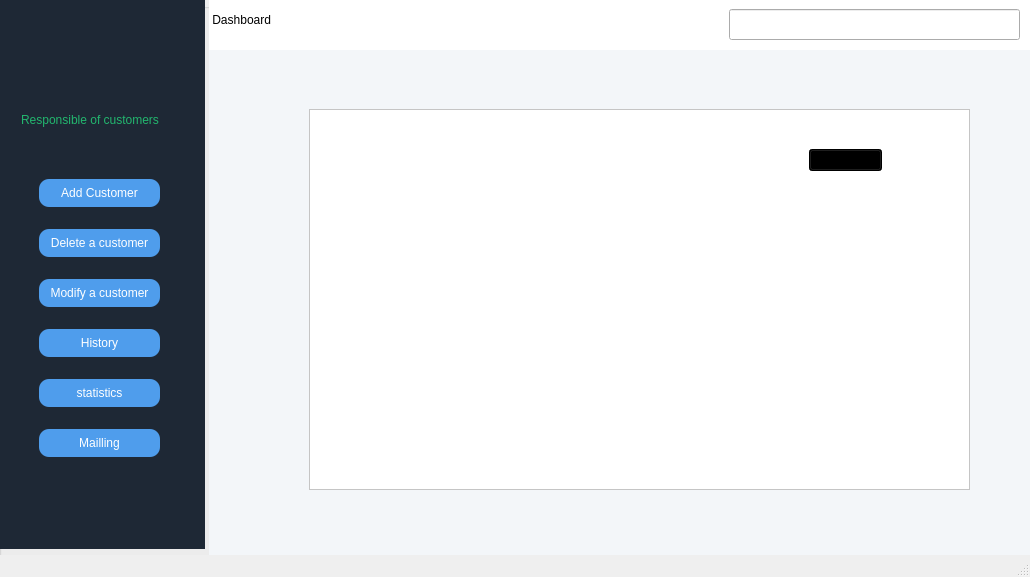
<?xml version="1.0" encoding="UTF-8"?>
<ui version="4.0">
 <class>MainWindow</class>
 <widget class="QMainWindow" name="MainWindow">
  <property name="geometry">
   <rect>
    <x>0</x>
    <y>0</y>
    <width>1030</width>
    <height>577</height>
   </rect>
  </property>
  <property name="windowTitle">
   <string>MainWindow</string>
  </property>
  <widget class="QWidget" name="centralwidget">
   <widget class="QGroupBox" name="groupBox">
    <property name="geometry">
     <rect>
      <x>-1</x>
      <y>-11</y>
      <width>1031</width>
      <height>581</height>
     </rect>
    </property>
    <property name="title">
     <string>GroupBox</string>
    </property>
    <widget class="QLabel" name="label">
     <property name="geometry">
      <rect>
       <x>-5</x>
       <y>9</y>
       <width>211</width>
       <height>551</height>
      </rect>
     </property>
     <property name="styleSheet">
      <string notr="true">background-color: rgb(30, 40, 53) ;
</string>
     </property>
     <property name="text">
      <string/>
     </property>
    </widget>
    <widget class="QLabel" name="label_2">
     <property name="geometry">
      <rect>
       <x>210</x>
       <y>-20</y>
       <width>831</width>
       <height>591</height>
      </rect>
     </property>
     <property name="styleSheet">
      <string notr="true">background-color:  rgb(243, 246, 249) ;</string>
     </property>
     <property name="text">
      <string/>
     </property>
    </widget>
    <widget class="QLabel" name="label_3">
     <property name="geometry">
      <rect>
       <x>210</x>
       <y>0</y>
       <width>831</width>
       <height>61</height>
      </rect>
     </property>
     <property name="styleSheet">
      <string notr="true">background-color: rgb(255, 255, 255) ;
font: 75 18pt &quot;MS Shell Dlg 2&quot;;</string>
     </property>
     <property name="text">
      <string> Dashboard</string>
     </property>
    </widget>
    <widget class="QLineEdit" name="lineEdit">
     <property name="geometry">
      <rect>
       <x>730</x>
       <y>20</y>
       <width>291</width>
       <height>31</height>
      </rect>
     </property>
     <property name="toolTip">
      <string/>
     </property>
     <property name="statusTip">
      <string/>
     </property>
     <property name="inputMask">
      <string/>
     </property>
     <property name="text">
      <string/>
     </property>
    </widget>
    <widget class="QPushButton" name="pushButton_2">
     <property name="geometry">
      <rect>
       <x>40</x>
       <y>190</y>
       <width>121</width>
       <height>28</height>
      </rect>
     </property>
     <property name="styleSheet">
      <string notr="true">color: rgb(255, 255, 255);
background-color:  QLinearGradient(x1: 0, y1: 0, x2: 0, y2: 1, stop: 0#4f9dec, stop: 1 #4f9dec);
 border-radius: 10;</string>
     </property>
     <property name="text">
      <string>Add Customer</string>
     </property>
    </widget>
    <widget class="QPushButton" name="pushButton_3">
     <property name="geometry">
      <rect>
       <x>40</x>
       <y>240</y>
       <width>121</width>
       <height>28</height>
      </rect>
     </property>
     <property name="styleSheet">
      <string notr="true">color: rgb(255, 255, 255);
background-color:  QLinearGradient(x1: 0, y1: 0, x2: 0, y2: 1, stop: 0#4f9dec, stop: 1 #4f9dec);
 border-radius: 10;</string>
     </property>
     <property name="text">
      <string>Delete a customer</string>
     </property>
    </widget>
    <widget class="QPushButton" name="pushButton_4">
     <property name="geometry">
      <rect>
       <x>40</x>
       <y>290</y>
       <width>121</width>
       <height>28</height>
      </rect>
     </property>
     <property name="styleSheet">
      <string notr="true">color: rgb(255, 255, 255);
background-color:  QLinearGradient(x1: 0, y1: 0, x2: 0, y2: 1, stop: 0#4f9dec, stop: 1 #4f9dec);
 border-radius: 10;</string>
     </property>
     <property name="text">
      <string>Modify a customer</string>
     </property>
    </widget>
    <widget class="QPushButton" name="pushButton_5">
     <property name="geometry">
      <rect>
       <x>40</x>
       <y>340</y>
       <width>121</width>
       <height>28</height>
      </rect>
     </property>
     <property name="styleSheet">
      <string notr="true">color: rgb(255, 255, 255);
background-color:  QLinearGradient(x1: 0, y1: 0, x2: 0, y2: 1, stop: 0#4f9dec, stop: 1 #4f9dec);
 border-radius: 10;</string>
     </property>
     <property name="text">
      <string>History</string>
     </property>
    </widget>
    <widget class="QPushButton" name="pushButton_6">
     <property name="geometry">
      <rect>
       <x>40</x>
       <y>390</y>
       <width>121</width>
       <height>28</height>
      </rect>
     </property>
     <property name="styleSheet">
      <string notr="true">color: rgb(255, 255, 255);
background-color:  QLinearGradient(x1: 0, y1: 0, x2: 0, y2: 1, stop: 0#4f9dec, stop: 1 #4f9dec);
 border-radius: 10;</string>
     </property>
     <property name="text">
      <string>statistics</string>
     </property>
    </widget>
    <widget class="QPushButton" name="pushButton_7">
     <property name="geometry">
      <rect>
       <x>40</x>
       <y>440</y>
       <width>121</width>
       <height>28</height>
      </rect>
     </property>
     <property name="styleSheet">
      <string notr="true">color: rgb(255, 255, 255);
background-color:  QLinearGradient(x1: 0, y1: 0, x2: 0, y2: 1, stop: 0#4f9dec, stop: 1 #4f9dec);
 border-radius: 10;</string>
     </property>
     <property name="text">
      <string>Mailling</string>
     </property>
    </widget>
    <widget class="QFrame" name="frame">
     <property name="geometry">
      <rect>
       <x>310</x>
       <y>120</y>
       <width>661</width>
       <height>381</height>
      </rect>
     </property>
     <property name="styleSheet">
      <string notr="true">background-color: rgb(255, 255, 255);</string>
     </property>
     <property name="frameShape">
      <enum>QFrame::StyledPanel</enum>
     </property>
     <property name="frameShadow">
      <enum>QFrame::Raised</enum>
     </property>
     <widget class="QComboBox" name="comboBox">
      <property name="geometry">
       <rect>
        <x>500</x>
        <y>40</y>
        <width>73</width>
        <height>22</height>
       </rect>
      </property>
      <property name="styleSheet">
       <string notr="true">background-color:  QLinearGradient(x1: 0, y1: 0, x2: 0, y2: 1, stop: 0#4f9dec, stop: 1 #4f9dec);
</string>
      </property>
      <item>
       <property name="text">
        <string>Date</string>
       </property>
      </item>
      <item>
       <property name="text">
        <string>Alphabet A..Z</string>
       </property>
      </item>
      <item>
       <property name="text">
        <string>Alphabet Z..A</string>
       </property>
      </item>
     </widget>
    </widget>
    <widget class="QLabel" name="label_4">
     <property name="geometry">
      <rect>
       <x>60</x>
       <y>30</y>
       <width>91</width>
       <height>101</height>
      </rect>
     </property>
     <property name="text">
      <string/>
     </property>
     <property name="textFormat">
      <enum>Qt::RichText</enum>
     </property>
     <property name="pixmap">
      <pixmap>../../Desktop/3.png</pixmap>
     </property>
    </widget>
    <widget class="QLabel" name="label_5">
     <property name="geometry">
      <rect>
       <x>690</x>
       <y>20</y>
       <width>41</width>
       <height>41</height>
      </rect>
     </property>
     <property name="text">
      <string/>
     </property>
     <property name="pixmap">
      <pixmap>../../Desktop/111.png</pixmap>
     </property>
    </widget>
    <widget class="QLineEdit" name="lineEdit_2">
     <property name="geometry">
      <rect>
       <x>20</x>
       <y>120</y>
       <width>171</width>
       <height>21</height>
      </rect>
     </property>
     <property name="styleSheet">
      <string notr="true">color: rgb(34, 182, 110);
background-color:  QLinearGradient(x1: 0, y1: 0, x2: 0, y2: 1, stop: 0#1e2835, stop: 1 #1e2835);
font: 75 8pt &quot;MS Shell Dlg 2&quot;;
 border-radius: 10;</string>
     </property>
     <property name="text">
      <string>Responsible of customers</string>
     </property>
    </widget>
   </widget>
  </widget>
  <widget class="QMenuBar" name="menubar">
   <property name="geometry">
    <rect>
     <x>0</x>
     <y>0</y>
     <width>1030</width>
     <height>26</height>
    </rect>
   </property>
  </widget>
  <widget class="QStatusBar" name="statusbar"/>
 </widget>
 <resources/>
 <connections/>
</ui>
